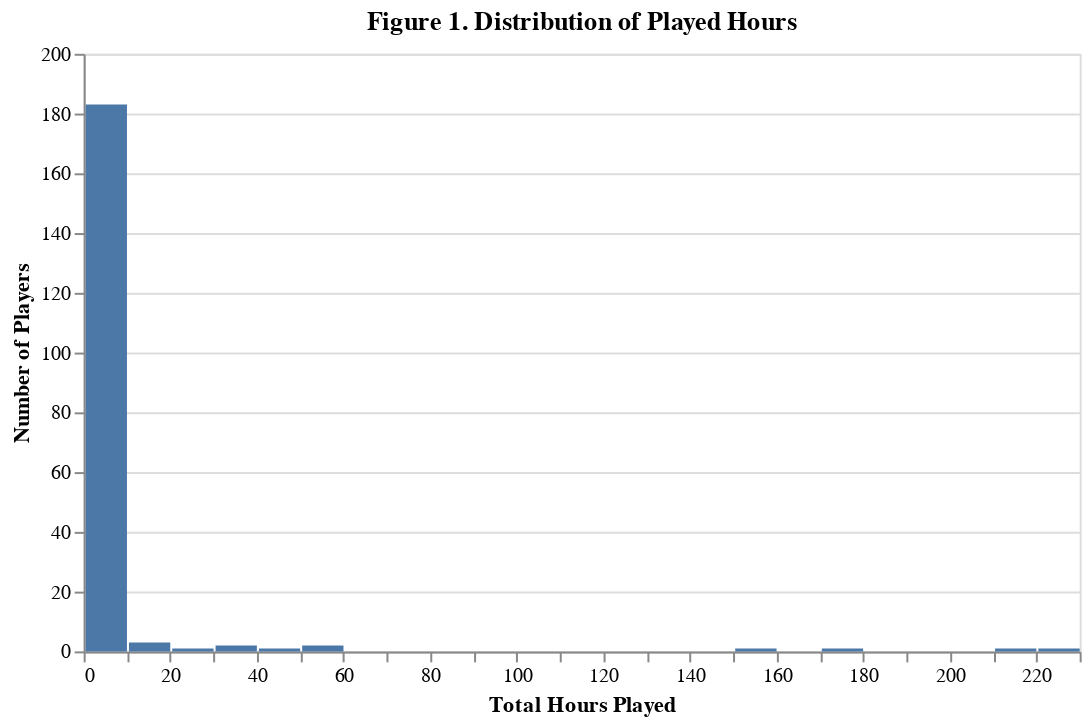

Here is the notebook cell this chart was saved with:
### Markdown cell above
## 3.3 Distribution of Played Hours

### Code cell
import altair as alt

fig1 = alt.Chart(df).mark_bar().encode(
    x=alt.X('played_hours', bin=alt.Bin(maxbins=40),
            title='Total Hours Played'),
    y=alt.Y('count()', title='Number of Players')
).properties(
    width=500,
    height=300,
    title='Figure 1. Distribution of Played Hours'
)

fig1

### Figure 1 — Vega-Lite specification as saved in the notebook (floating-point values rounded to 4 significant figures; data arrays with more than 128 entries replaced by an {"elided": "..."} marker saying what was removed)
{"config": {"view": {"continuousWidth": 300, "continuousHeight": 300}}, "data": {"name": "data-e86b6340693c7b10992cc56c69ab303c"}, "mark": {"type": "bar"}, "encoding": {"x": {"bin": {"maxbins": 40}, "field": "played_hours", "title": "Total Hours Played", "type": "quantitative"}, "y": {"aggregate": "count", "title": "Number of Players", "type": "quantitative"}}, "height": 300, "title": "Figure 1. Distribution of Played Hours", "width": 500, "$schema": "https://vega.github.io/schema/vega-lite/v5.20.1.json", "datasets": {"data-e86b6340693c7b10992cc56c69ab303c": {"elided": "196 records"}}}
